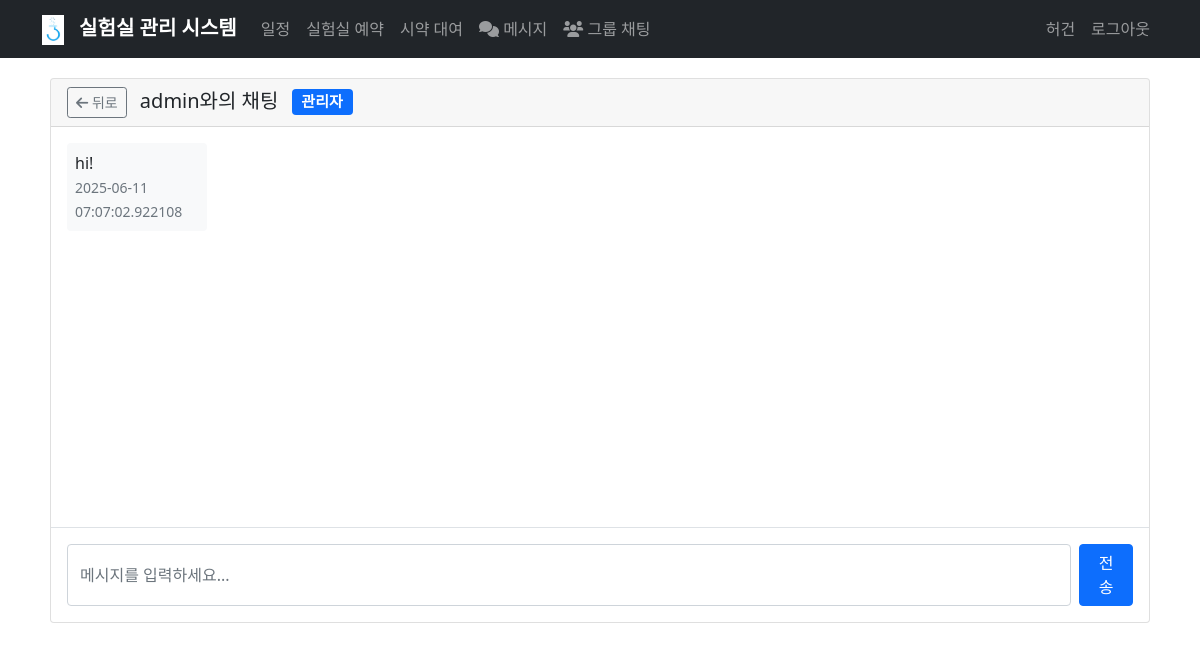
The page /chat/1 (signed in) on the database as committed earlier.
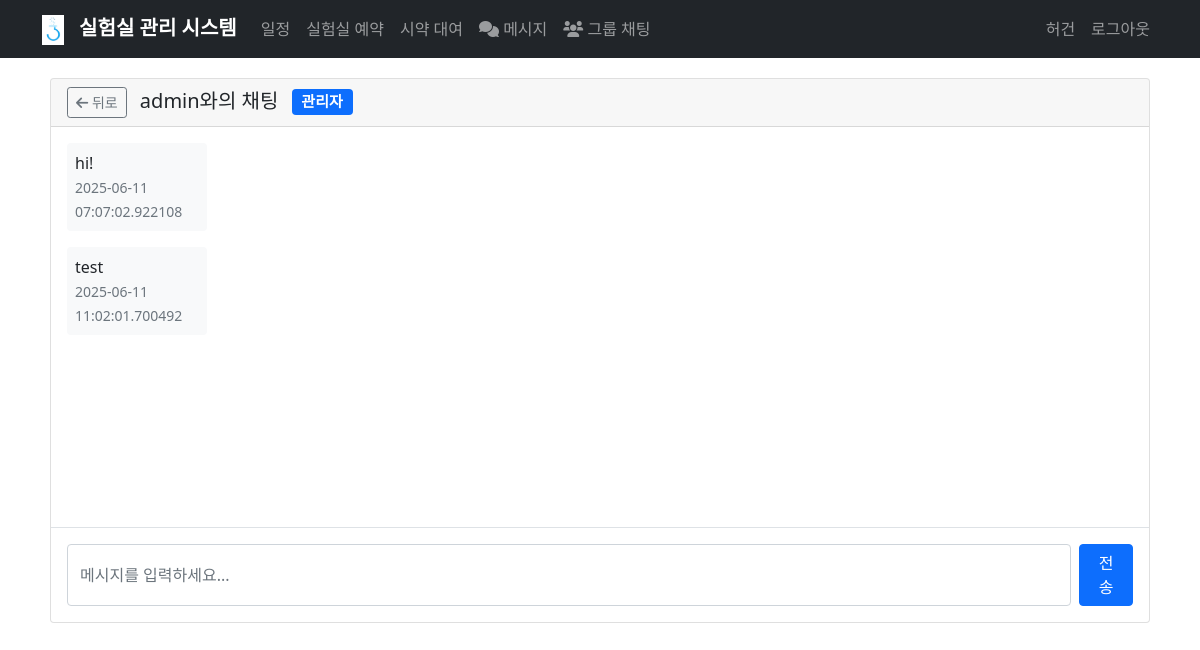
The same page on the database as committed later.
### app.py (models this page shows, shortened)
class Message(db.Model):
    id = db.Column(db.Integer, primary_key=True)
    content = db.Column(db.Text, nullable=False)
    sender_id = db.Column(db.Integer, db.ForeignKey('user.id'), nullable=False)
    receiver_id = db.Column(db.Integer, db.ForeignKey('user.id'), nullable=False)
    timestamp = db.Column(db.DateTime, default=datetime.utcnow)
    is_read = db.Column(db.Boolean, default=False)
    is_deleted = db.Column(db.Boolean, default=False)

### app.py (the view)
@app.route('/chat/<int:user_id>')
@login_required
def chat(user_id):
    other_user = User.query.get_or_404(user_id)
    if other_user.id == current_user.id:
        return redirect(url_for('messages'))
    messages = Message.query.filter(
        ((Message.sender_id == current_user.id) & (Message.receiver_id == user_id)) |
        ((Message.sender_id == user_id) & (Message.receiver_id == current_user.id))
    ).filter(Message.is_deleted == False).order_by(Message.timestamp).all()
    unread_messages = Message.query.filter_by(
        sender_id=user_id,
        receiver_id=current_user.id,
        is_read=False,
        is_deleted=False
    ).all()
    for msg in unread_messages:
        msg.is_read = True
    db.session.commit()
    return render_template('chat.html', other_user=other_user, messages=messages)

### app.py (called while the page is built)
@login_manager.user_loader
def load_user(user_id):
    return User.query.get(int(user_id))

### templates/chat.html (shortened to what this page needs)
{% extends "base.html" %}
{% block content %}
<div class="row">
    <div class="col-md-12">
        <div class="card">
            <div class="card-header d-flex justify-content-between align-items-center">
                <h5 class="mb-0">
                    <a href="{{ url_for('messages') }}" class="btn btn-outline-secondary btn-sm me-2">
                        <i class="fas fa-arrow-left"></i> 뒤로
                    </a>
                    {{ other_user.username }}와의 채팅
                    {% if other_user.is_admin %}
                    <span class="badge bg-primary ms-2">관리자</span>
                    {% endif %}
                </h5>
            </div>
            <div class="card-body p-0">
                <div id="chat-messages" class="p-3" style="height: 400px; overflow-y: auto;">
                    {% for message in messages %}
                    <div class="mb-3 {% if message.sender_id == current_user.id %}text-end{% endif %}">
                        <div class="d-inline-block">
                            <div class="{% if message.sender_id == current_user.id %}bg-primary text-white{% else %}bg-light{% endif %} rounded p-2" style="max-width: 70%;">
                                <div class="message-content">{{ message.content }}</div>
                                <small class="{% if message.sender_id == current_user.id %}text-white-50{% else %}text-muted{% endif %}">
                                    {{ message.timestamp }}
                                </small>
                            </div>
                        </div>
                    </div>
                    {% endfor %}
                </div>
                <div class="border-top p-3">
                    <form id="message-form" class="d-flex">
                        <input type="text" id="message-input" class="form-control me-2" placeholder="메시지를 입력하세요..." autocomplete="off">
                        <button type="submit" class="btn btn-primary">전송</button>
                    </form>
                </div>
            </div>
        </div>
    </div>
</div>
{% endblock %}

Rows that differ between the two databases and show on the page:
added Message: content "test", timestamp "2025-06-11 11:02:01.700492"
